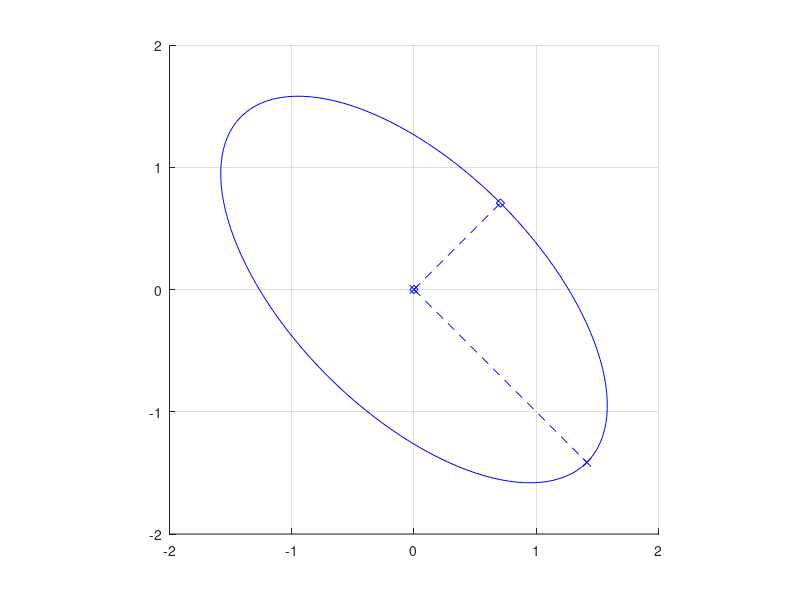

The MATLAB source for this figure:
% Plotting of ellipses

% Standard 2D cartesian coordinates
e1 = [1 0]';
e2 = [0 1]';

% Minor and Major semi-axes in an ellipse
ax1 = [ 1 1 ]';  ax1 = ax1/norm(ax1);
ax2 = [ 1 -1 ]'; ax2 = 2*ax2/norm(ax2);

% 2*pi takes you around the unit circle
theta = 0:(pi/64):(2*pi);

% First, plot the circle in RED
%plot( e1(1)*cos(theta)+e2(1)*sin(theta), ...
%      e1(2)*cos(theta)+e2(2)*sin(theta), ...
%      'r-')

% hold the figure, so we can add to it
hold on

% Plot the coordinate axes
%plot( [0 e1(1)], [0 e1(2)], 'r--d' )
%plot( [0 e2(1)], [0 e2(2)], 'r--x' )

% Plot the ellipse
plot( ax1(1)*cos(theta)+ax2(1)*sin(theta), ...
      ax1(2)*cos(theta)+ax2(2)*sin(theta), ...
      'b-')

% Plot the semi-axes
plot( [0 ax1(1)], [0 ax1(2)], 'b--d' )
plot( [0 ax2(1)], [0 ax2(2)], 'b--x' )

% OK, we're done with this plot
hold off

% turn on the grid in the plot
grid on

% make the plot square (so circles look like circles!)
axis('square')